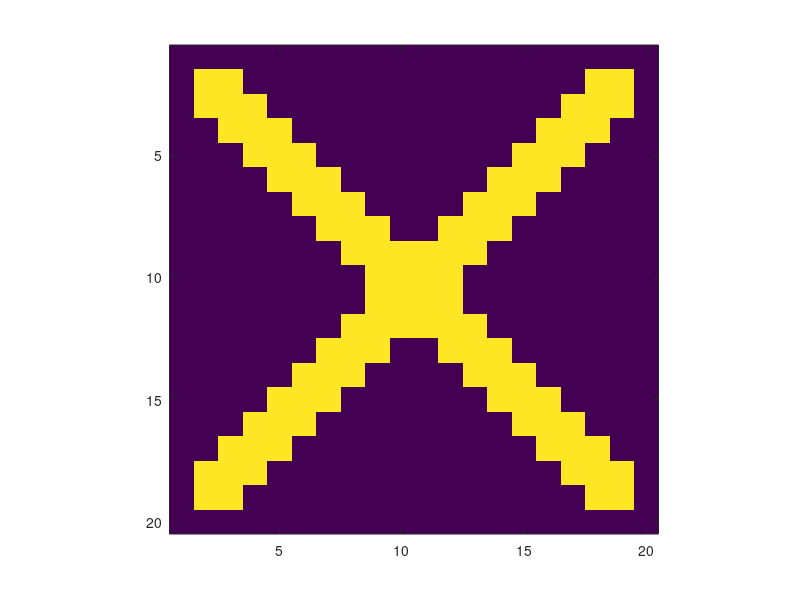
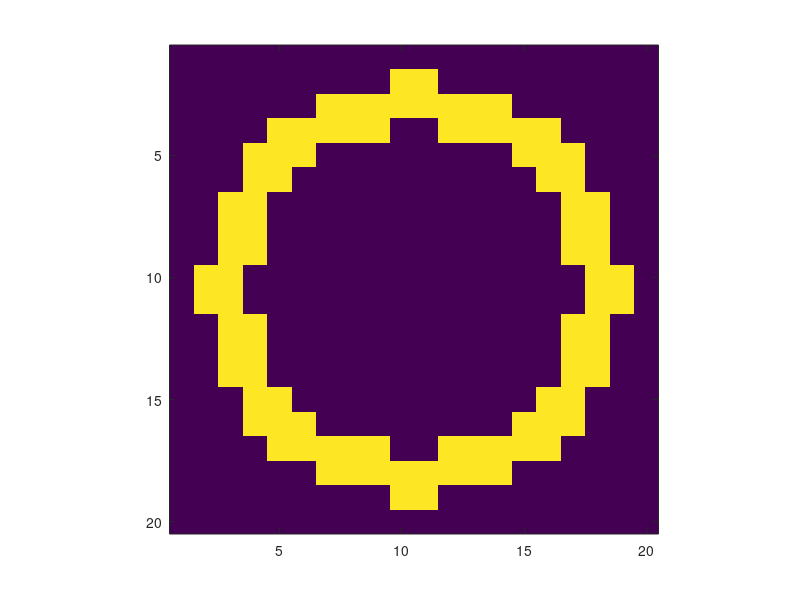

The MATLAB source for these figures, in order:
%% Script to generate X and O shapes in all 9 locations for tic-tac-toe
%  Kevin Liang

%% Generate X shape
X = zeros(20);

for i = 1:20
    for j = 1:20
        if abs(i-j) < 2
            if(i<2  || i>19 || j<2 || j>19)
                continue
            end
            X(i,j) = 1;
        end
        if abs(21-(i+j)) < 2
            if(i<2  || i>19 || j<2 || j>19)
                continue
            end
            X(i,j) = 1;
        end
    end
end

figure(1), imagesc(X), axis square

% Place X in each of the 9 locations and save a corresponding txt file of
% values
for i=1:3
    for j=1:3
        full = [zeros(20,22*(i-1)), X, zeros(20,22*(3-i))];
        full = [zeros(22*(j-1),64); full; zeros(22*(3-j),64)];
        eval(sprintf('dlmwrite(''X%d.txt'',full,''delimiter'','' '')',(j-1)*3+i));
        eval(sprintf('X%d = full;',(j-1)*3+i));
    end     
end

%% Generate O shape
O = zeros(20);

for i = 1:20
    for j = 1:20
        r = (i-10.5)^2 + (j-10.5)^2;
        if r < 8.55^2 && r>6.55^2
            O(i,j) = 1;
        end
    end
end

figure(2), imagesc(O), axis square

% Place O in each of the 9 locations and save a corresponding txt file of
% values
for i=1:3
    for j=1:3
        full = [zeros(20,22*(i-1)), O, zeros(20,22*(3-i))];
        full = [zeros(22*(j-1),64); full; zeros(22*(3-j),64)];
        eval(sprintf('dlmwrite(''O%d.txt'',full,''delimiter'','' '')',(j-1)*3+i));
        eval(sprintf('O%d = full;',(j-1)*3+i));
    end     
end